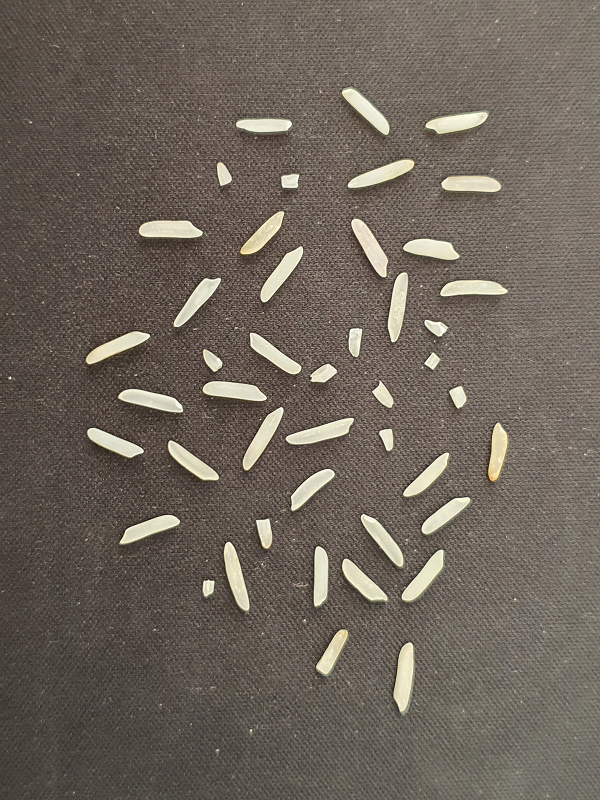
#> input picture Sample_Rice_Images_Updated/rice_img1.png, 600 x 800 px
$ python Assignment1.py --min_area 100 --input_filename Sample_Rice_Images_Updated/rice_img1.png
#> lines starting #> are read from the running program, lines starting #| are printed output that depends on the picture; after the words box and inside, x2 and y2 are one past the last pixel; in counts of white or black regions, pixels touching at a corner belong together
# -*- coding: utf-8 -*-
"""
Created on Tue Sep 15 23:05:46 2020

@author: Wei Wang, Z5200638
"""

# ......IMPORT .........
import argparse
import cv2
import os
import numpy as np
import matplotlib.pyplot as plt

from itertools import product


''' helper functions '''


def save_img(data: np.ndarray, title: str, filename: str):
    body = cv2.copyMakeBorder(data, 2, 2, 2, 2, cv2.BORDER_CONSTANT)
    head = np.full((30, body.shape[1]), 255, dtype='uint8')
    cv2.putText(head, title, (30, 20),
                cv2.FONT_HERSHEY_SIMPLEX, 0.8, (0, 0, 0))

    img = cv2.vconcat((head, body))
    cv2.imwrite(filename, img)


def median_filter(data: np.ndarray, ksize: int) -> np.ndarray:

    # extend the borader of the image by 1
    border = ksize // 2
    extended = np.empty(
        (data.shape[0] + border * 2, data.shape[1] + border * 2), dtype='uint8')

    for line_number in range(len(data)):
        cur = data[line_number]
        head = [cur[0] for i in range(border)]
        tail = [cur[-1] for i in range(border)]
        extended[line_number + border] = np.concatenate([head, cur, tail])

    for i in range(border):
        extended[i] = extended[border]
        extended[-1 - i] = extended[-border - 1]

    # apply median convolution kernel to the original data
    row_range = range(border, extended.shape[0] - border)
    col_range = range(border, extended.shape[1] - border)
    for row, col in product(row_range, col_range):
        data[row - border, col - border] = np.median(
            extended[row - border: row + border + 1,
                     col - border: col + border + 1])

    return data


def task1(data: np.ndarray) -> (np.ndarray, float, list):
    '''
    This input data can only have one channel.

    Task1 will find the threshold of the image
    And then return the image processed into binary image,
    threshold value and the values of threshold in each iteration
    '''

    # set initial thresholding value
    t = 127

    # record the value of t in each iteration
    t_history = [t]

    # non-trivial flag
    not_trivial = True

    # iteration, updating threshold value t
    while not_trivial is True:
        u0 = np.mean(np.ma.masked_less(data, t))
        u1 = np.mean(np.ma.masked_greater_equal(data, t))
        t_new = (u0 + u1) / 2
        if abs(t_new - t) < 0.01:
            not_trivial = False
        else:
            t = t_new
            # record t
            t_history.append(t)

    # update image pixels
    background = data < t
    foreground = data >= t
    data = np.where(background, 255, data)
    data = np.where(foreground, 0, data)

    return data, t, t_history


def task2(data: np.ndarray) -> (np.ndarray, int):
    '''
    Task 2 function will return the number of rice kernels and the labeled image
    '''
    # filter out the noise
    data = median_filter(data, 9)

    # create the record of the components
    labels = np.full(data.shape, 255, dtype='uint8')
    last_label = 0
    eq_label = {}

    # first pass
    row_range = range(1, data.shape[0] - 1)
    col_range = range(1, data.shape[1] - 1)
    for row, col in product(row_range, col_range):
        if data[row, col] != 255:
            # prefix n_ means neighborhood
            n_idx = [(row - 1, col - 1), (row - 1, col),
                     (row - 1, col + 1), (row, col - 1)]
            n_data = np.array([data[row, col] for row, col in n_idx])
            n_label = {labels[row, col]
                       for row, col in n_idx if labels[row, col] != 255}

            # create a new label if the neighborhoods are all 255
            if np.all(n_data != data[row, col]):
                eq_label[last_label] = {last_label}
                labels[row, col] = last_label
                last_label += 1
            else:
                labels[row, col] = min(n_label)

            # record the equivlence labels
            for r in n_label:
                eq_label[r] = eq_label[r].union(n_label)

    '''
    Compute records which are actually belongs to one component.

    For one label, we initialize last_group as the current label and
    we intialize the curr_group as the relating value of label.

    Each iteration will compare the last_group and the curr_group.
    If they are the same, it shows that we've found all labels which
    are acutally belongs to the same component.

    If not, take the symmetric difference of both groups as key of eq_record
    and then add their corresponding value to curr_group, then compare
    last_group and curr_group.
    '''
    equal_groups = []
    for k in eq_label:
        last_group = {k}
        curr_group = eq_label[k]
        diff = curr_group.symmetric_difference(last_group)

        while len(diff) > 0:
            last_group = curr_group
            for d in diff:
                curr_group = curr_group.union(eq_label[d])
            diff = curr_group.symmetric_difference(last_group)
        if curr_group not in equal_groups:
            equal_groups.append(curr_group)

    '''
    create key-value pairs where the keys are the labels
    and the values are the minimal label it should be
    '''
    eq_label = dict()
    for s in equal_groups:
        minor = min(s)
        for r in s:
            eq_label[r] = minor

    # second pass
    row_range = range(1, data.shape[0] - 1)
    col_range = range(1, data.shape[1] - 1)
    for row, col in product(row_range, col_range):
        if data[row, col] != 255:
            labels[row, col] = eq_label[labels[row, col]]

    return labels, len(equal_groups)


def task3(data: np.ndarray, min_area: int) -> (float, np.ndarray):
    '''
    Task 3 will process the result generated by task 2 and
    count the number of damaged kernels which got smaller area than
    'min_area'.

    It will return the percentage of damaged kernel and an image with labels
    replaced by 0
    '''

    # dictionary keeps the label and the area
    rice_labels = {k: 0 for k in (set(data.flat) - {255})}
    flatten_data = data.flatten()

    # count the label area
    for lb in rice_labels:
        rice_labels[lb] = np.ma.masked_not_equal(flatten_data, lb).count()

    damaged_kernels = set()
    whole_kernels = set()

    # seperate all labels into two groups - damaged, whole
    for lb in rice_labels:
        if rice_labels[lb] < min_area:
            damaged_kernels.add(lb)
        else:
            whole_kernels.add(lb)

    # remove damaged kernels from the image
    # and then replace labels with 0
    for lb in damaged_kernels:
        data = np.where(data == lb, 255, data)
    for lb in whole_kernels:
        data = np.where(data == lb, 0, data)

    return len(damaged_kernels) / len(rice_labels), data


my_parser = argparse.ArgumentParser()
my_parser.add_argument('-o', '--OP_folder', type=str,
                       help='Output folder name', default='OUTPUT')
my_parser.add_argument('-m', '--min_area', type=int, action='store', required=True,
                       help='Minimum pixel area to be occupied, to be considered a whole rice kernel')
my_parser.add_argument('-f', '--input_filename', type=str,
                       action='store', required=True, help='Filename of image ')
# Execute parse_args()
args = my_parser.parse_args()

# read arguments
output_folder = args.OP_folder
min_area = args.min_area

# full name of the image
fullname = args.input_filename.split('\\')[-1]
# file name without filename extension
filename = fullname.split('.')[0]


# create output folder if there were not
try:
    os.mkdir('./{}'.format(output_folder))
except FileExistsError:
    pass


# task 1
img = cv2.imread(args.input_filename, 0)
#> img: shape (800, 600); min 0, max 255, mean 102.3
img, threshold, history = task1(img)
#> the loop in task1, `while not_trivial is True:` made 7 passes
#> (u0, u1, t_new, t) on passes 1 to 6: (174, 90.47, 132.2, 132.2), (189.9, 92.07, 141, 141), (207.9, 93.31, 150.6, 150.6), (219.2, 93.96, 156.6, 156.6), (222.1, 94.14, 158.1, 158.1), (222.6, 94.16, 158.4, 158.4)
#> (u0, u1, t_new) on pass 7: (222.6, 94.16, 158.4)
#> after the loop in task1, `while not_trivial is True:`: t_history = [127, 132.2, 141, 150.6, 156.6, 158.1, 158.4]
#> in task1, `background = data < t`:
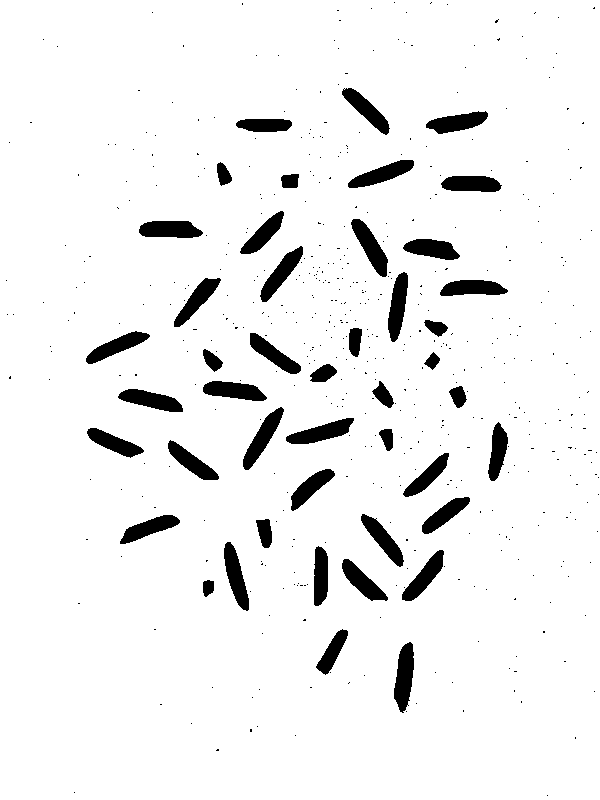
#> background: shape (800, 600) bool; 93.7% white; 542 black regions (497 under 20 px), largest, box (x1, y1, x2, y2) and area: (394, 642, 414, 713) 964, (351, 219, 388, 277) 908, (243, 407, 284, 470) 906
#> in task1, `data = np.where(background, 255, data)`:
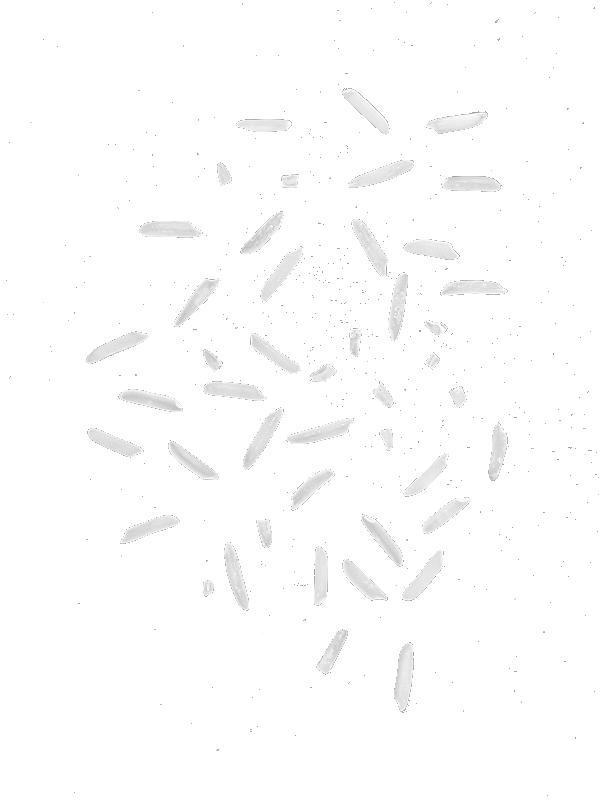
#> data: shape (800, 600); min 159, max 255, mean 253
#> threshold = 158.4; history = [127, 132.2, 141, 150.6, 156.6, 158.1, 158.4]
save_img(img, 'Threshold value = {}'.format(round(threshold, 1)),
         './{}/{}'.format(output_folder, filename + '_Task1.png'))
#> in save_img, `body = cv2.copyMakeBorder(data, 2, 2, 2, 2, cv2.BORDER_CONSTANT)`: body: shape (804, 604); 92.6% white; 543 black regions (497 under 20 px), largest, box (x1, y1, x2, y2) and area: (0, 0, 604, 804) 5616, (396, 644, 416, 715) 964, (353, 221, 390, 279) 908
#> in save_img, `cv2.putText(head, title, (30, 20), cv2.FONT_HERSHEY_SIMPLEX, 0.8, (0, ..`: head: shape (30, 604); 96.6% white; black in thin lines or dots, all inside (x1, y1, x2, y2) = (31, 3, 343, 21)
#> in save_img, `img = cv2.vconcat((head, body))`: img: shape (834, 604); 92.8% white; 564 black regions (502 under 20 px), largest, box (x1, y1, x2, y2) and area: (0, 30, 604, 834) 5616, (396, 674, 416, 745) 964, (353, 251, 390, 309) 908

plt.bar([i for i in range(1, len(history) + 1)], history)
plt.title('Value of threshold in each iteration')
plt.savefig('./{}/{}'.format(output_folder,
                             filename + '_Task1_threshold_change.png'))
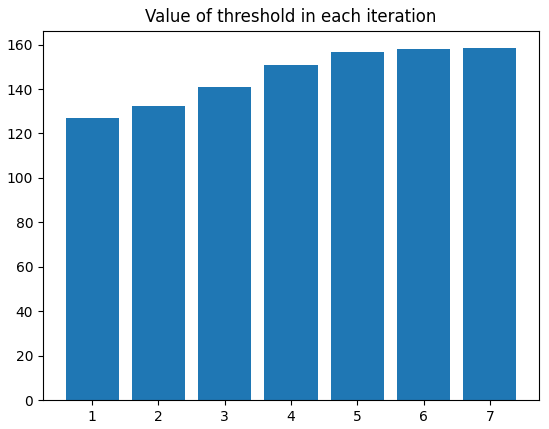
#> figure drawn by matplotlib, 1 panel; tallest bar 158.4 high, from x = 6.6 to 7.4


# task 2
img_median_filtered = median_filter(np.copy(img), ksize=9)
#> after the loop in median_filter, `for i in range(border):`:
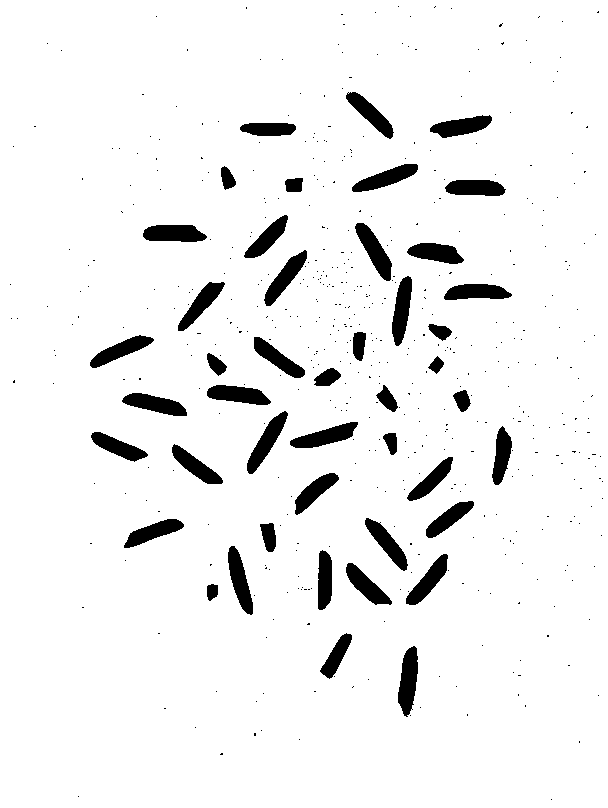
#> extended: shape (808, 608); 93.8% white; 542 black regions (497 under 20 px), largest, box (x1, y1, x2, y2) and area: (398, 646, 418, 717) 964, (355, 223, 392, 281) 908, (247, 411, 288, 474) 906
#> after the loop in median_filter, `for row, col in product(row_range, col_range):`:
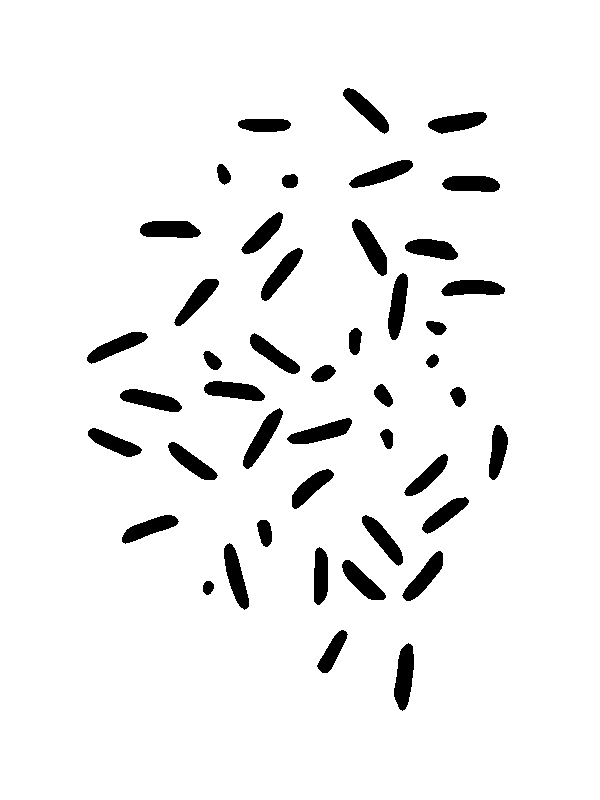
#> data: shape (800, 600); 94.1% white; 45 black regions, largest, box (x1, y1, x2, y2) and area: (394, 643, 414, 711) 936, (352, 219, 387, 276) 881, (243, 408, 283, 469) 881
save_img(img_median_filtered, 'Median filter with ksize = 9',
         './{}/{}'.format(output_folder, filename + '_Task2_Median_Filter.png'))
#> in save_img (call 2), `body = cv2.copyMakeBorder(data, 2, 2, 2, 2, cv2.BORDER_CONSTANT)`: body: shape (804, 604); 93% white; 46 black regions, largest, box (x1, y1, x2, y2) and area: (0, 0, 604, 804) 5616, (396, 645, 416, 713) 936, (354, 221, 389, 278) 881
#> in save_img (call 2), `cv2.putText(head, title, (30, 20), cv2.FONT_HERSHEY_SIMPLEX, 0.8, (0, ..`: head: shape (30, 604); 96.1% white; black in thin lines or dots, all inside (x1, y1, x2, y2) = (33, 2, 381, 21)
#> in save_img (call 2), `img = cv2.vconcat((head, body))`: img: shape (834, 604); 93.1% white; 74 black regions (12 under 20 px), largest, box (x1, y1, x2, y2) and area: (0, 30, 604, 834) 5616, (396, 675, 416, 743) 936, (354, 251, 389, 308) 881
img, rice_kernel_cnt = task2(img)
#> after the loop in task2, `for row, col in product(row_range, col_range):`:
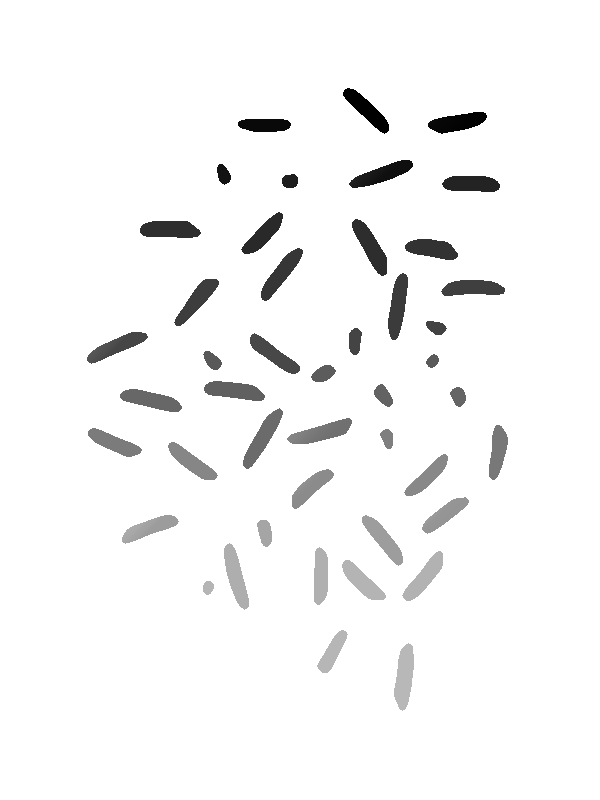
#> labels: shape (800, 600); min 0, max 255, mean 245.7
#> after the loop in task2, `for row, col in product(row_range, col_range):`: eq_label = 186 items; last_label = 186
#> after the loop in task2, `for k in eq_label:`: equal_groups = 45 items
#> the loop in task2, `for s in equal_groups:` made 45 passes
#> minor on passes 1 to 12: 0, 2, 9, 15, 19, 30, 35, 41, 45, 46, 50, 54
#> after the loop in task2, `for row, col in product(row_range, col_range):`: labels: shape (800, 600); 0.81% of pixels changed, all inside (x1, y1, x2, y2) = (87, 89, 472, 650)
#> rice_kernel_cnt = 45

title = ''
if rice_kernel_cnt == 1:
    title = '1 rice kernel found'
elif rice_kernel_cnt > 1:
    title = '{} rice kernels found'.format(rice_kernel_cnt)
#> title = '45 rice kernels found'
else:
    title = 'No rice kernel found'

save_img(img, title,
         './{}/{}'.format(output_folder, filename + '_Task2.png'))
#> in save_img (call 3), `cv2.putText(head, title, (30, 20), cv2.FONT_HERSHEY_SIMPLEX, 0.8, (0, ..`: head: shape (30, 604); 97% white; black in thin lines or dots, all inside (x1, y1, x2, y2) = (32, 2, 302, 21)


# task 3
damage_percent, img = task3(img, min_area)
#> in task3, `rice_labels = {k: 0 for k in (set(data.flat) - {255})}`: rice_labels = 45 items
#> the loop in task3, `for lb in rice_labels:` made 45 passes
#> lb on passes 3 to 14: 134, 136, 9, 139, 15, 19, 148, 156, 157, 30, 35, 165
#> after the loop in task3, `for lb in rice_labels:`: damaged_kernels = 0 items; whole_kernels = 45 items
#> the loop in task3, `for lb in whole_kernels:` made 45 passes
#> damage_percent = 0
save_img(img, '{}% of kernel damaged, min_area = {}'.format(round(damage_percent, 4) * 100, min_area),
         './{}/{}'.format(output_folder, filename + '_Task3.png'))
#> call 4 of save_img, with title = '0.0% of kernel damaged, min_area = 100'
#> in save_img (call 4), `cv2.putText(head, title, (30, 20), cv2.FONT_HERSHEY_SIMPLEX, 0.8, (0, ..`: head: shape (30, 604); 94.2% white; black in thin lines or dots, all inside (x1, y1, x2, y2) = (32, 2, 570, 27)
#> in save_img (call 4), `img = cv2.vconcat((head, body))`:
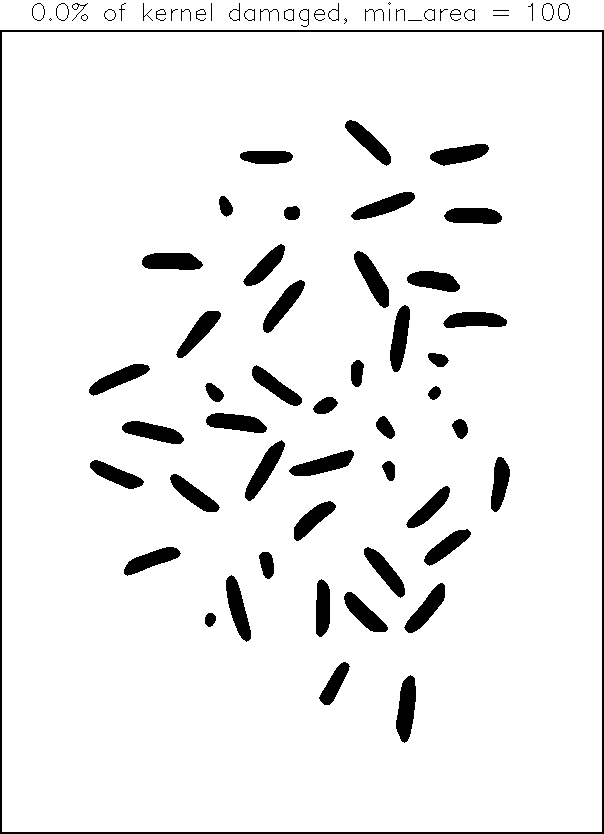
#> img: shape (834, 604); 93.1% white; 81 black regions (10 under 20 px), largest, box (x1, y1, x2, y2) and area: (0, 30, 604, 834) 5616, (396, 675, 416, 743) 936, (354, 251, 389, 308) 881
